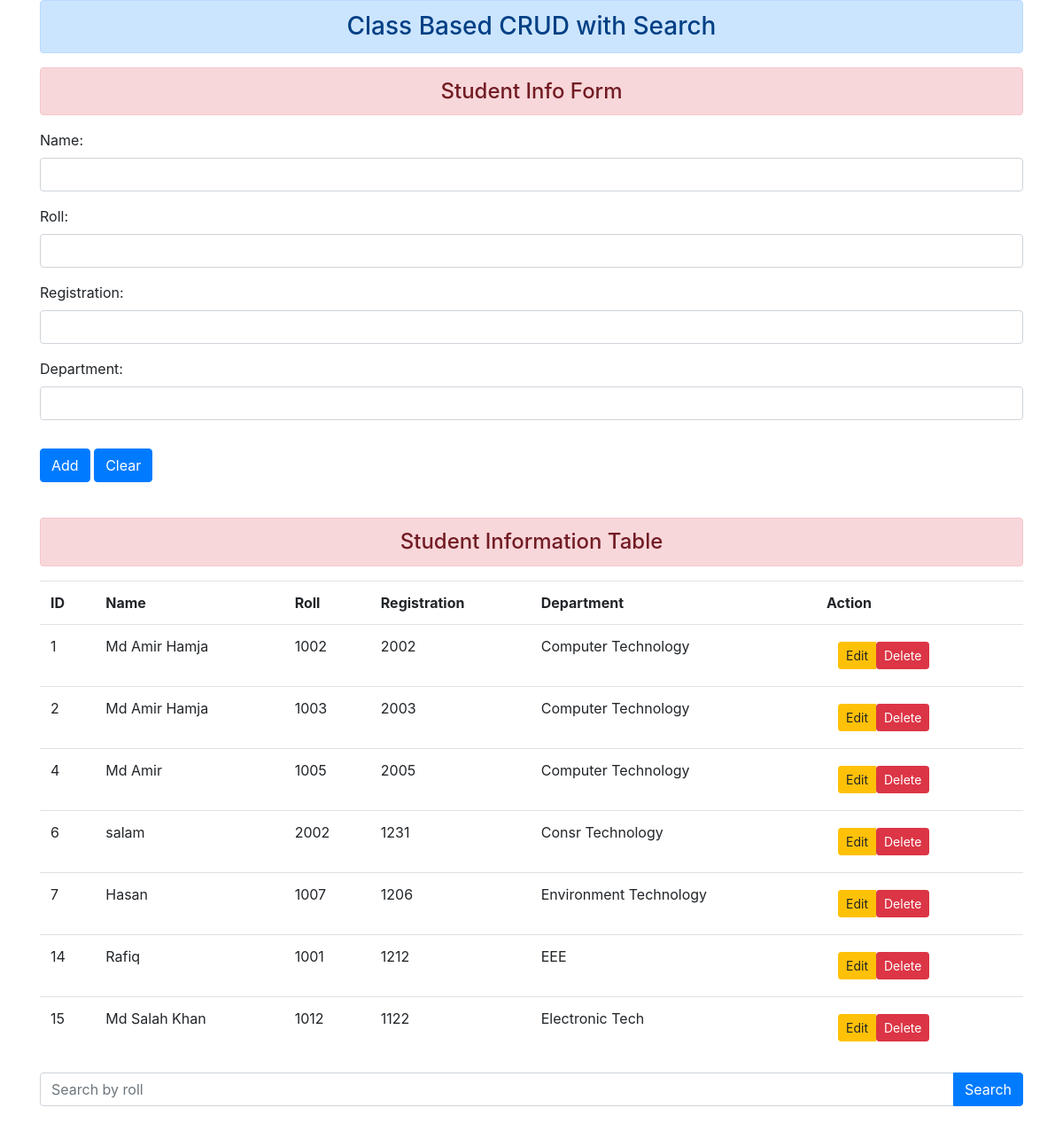
The page / on the database its author committed.
### schoolap/models.py (models this page shows)
class Database1(models.Model):
    name = models.CharField(max_length=50)
    roll = models.IntegerField(unique=True)
    registration = models.IntegerField()
    department = models.CharField(max_length=80)

### schoolap/views.py (the view, shortened to what this page needs)
# urls.py: path('', views.Student_informations.as_view(), name='student_info'),
class Student_informations(TemplateView):
    template_name = 'school/student_info.html'
    def get_context_data(self, **kwargs):
        context = super().get_context_data(**kwargs)
        forms = Form1()
        dbs = Database1.objects.all()
        context = {'fm':forms, 'db': dbs }
        return context

### schoolap/forms.py
class Form1(forms.ModelForm):
    class Meta:
        model = Database1
        fields = ['name', 'roll', 'registration', 'department']
        widgets = {
            'name' : forms.TextInput(attrs={'class':'form-control'}),
            'roll' : forms.NumberInput(attrs={'class':'form-control'}),
            'registration' : forms.NumberInput({'class':'form-control'}),
            'department' : forms.TextInput(attrs={'class':'form-control'}),
        }

### schoolap/templates/school/student_info.html (shortened to what this page needs)
<!DOCTYPE html>
{% load static %}
<html lang="en">
<head>
    <link rel="stylesheet" href="{% static 'school/css/bootstrap.css' %}">
</head>
<body>
    <div class="container">
        <h3 class="text-center alert alert-primary">Class Based CRUD with Search</h3>
    </div>
    <div class="container ">
        <h4 class='text-center alert alert-danger'>Student Info Form</h4>
    </div>
    <div class="container">
    <form action="" method="post" id="myform">
        {{fm.as_p}}
        <input class="btn btn-primary" type="submit" value="Add">
        <input class="btn btn-primary my-3" type="button" onclick="myFunc()"  value="Clear">
    </form>
</div>
    <br>
    <div>
        <div class="container ">
        <h4 class='text-center alert alert-danger'>Student Information Table</h4>
    </div>
    <div class="container">
        <table class="table">
            <tr>
                <th>ID</th>
                <th>Name</th>
                <th>Roll</th>
                <th>Registration</th>
                <th>Department</th>
                <th>Action</th>
            </tr>
            {% for d in db %}
            <tr>
                <td>{{d.id}}</td>
                <td>{{d.name}}</td>
                <td>{{d.roll}}</td>
                <td>{{d.registration}}</td>
                <td>{{d.department}}</td>
                <td>
                    <div class="btn btn-group">
                   <a class="btn btn-warning btn-sm" href="{% url 'updatedata' d.id %}">Edit</a>
                    <form action="{% url 'deletedata' d.id  %}" method="post">
                    <input class="btn btn-danger btn-sm" type="submit" value="Delete">
                    </form>
                </div>
                </td>
            </tr>
            {% endfor %}
        </table>
        <form action="{% url 's' %}" method="get">
            <div class="input-group mb-5">
            <input class="form-control" type="number" name="s" id="s" placeholder="Search by roll" required>
            <span class="input-group-append">
            <button class="btn btn-primary" type="submit"> Search</button>
            </form>
        </div>
    </div>
</body>
</html>

### rows shown on the page
Database1: id "1", name "Md Amir Hamja", roll "1002", registration "2002", department "Computer Technology"
Database1: id "2", name "Md Amir Hamja", roll "1003", registration "2003", department "Computer Technology"
Database1: id "4", name "Md Amir", roll "1005", registration "2005", department "Computer Technology"
Database1: id "6", name "salam", roll "2002", registration "1231", department "Consr Technology"
Database1: id "7", name "Hasan", roll "1007", registration "1206", department "Environment Technology"
Database1: id "14", name "Rafiq", roll "1001", registration "1212", department "EEE"
Database1: id "15", name "Md Salah Khan", roll "1012", registration "1122", department "Electronic Tech"
